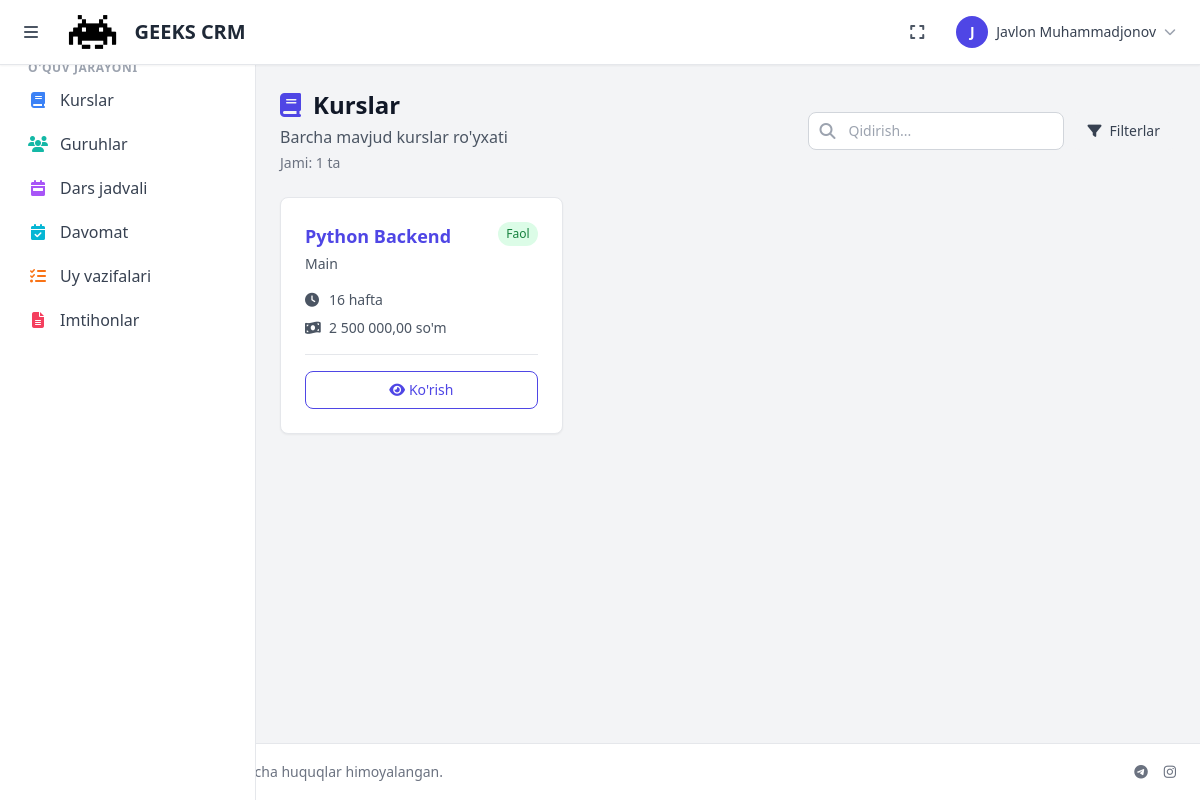
The page /courses/ (signed in) on the database its author committed.
### accounts/models.py (models this page shows, shortened)
class User(AbstractUser):
    ROLE_CHOICES = [
        ('admin', 'Administrator'),
        ('manager', 'Menejer'),
        ('mentor', 'Mentor'),
        ('student', "O'quvchi"),
        ('accountant', 'Buxgalter'),
        ('sales', 'Sotuvchi'),
        ('sales_manager', 'Sotuvchilar menejeri'),
    ]
    role = models.CharField(max_length=20, choices=ROLE_CHOICES, default='student', verbose_name='Rol')
    phone = models.CharField(max_length=20, blank=True, null=True, verbose_name='Telefon')
    telegram_id = models.BigIntegerField(blank=True, null=True, unique=True, verbose_name='Telegram ID')
    telegram_username = models.CharField(max_length=100, blank=True, null=True, verbose_name='Telegram username')
    avatar = models.ImageField(upload_to='avatars/', blank=True, null=True, verbose_name='Avatar')
    is_active = models.BooleanField(default=True, verbose_name='Faol')
    created_at = models.DateTimeField(auto_now_add=True, verbose_name='Yaratilgan sana')
    updated_at = models.DateTimeField(auto_now=True, verbose_name='Yangilangan sana')
    class Meta:
        verbose_name = 'Foydalanuvchi'
        verbose_name_plural = 'Foydalanuvchilar'
        ordering = ['-created_at']
        indexes = [
            models.Index(fields=['role', 'is_active']),
            models.Index(fields=['telegram_id']),
            models.Index(fields=['created_at']),
        ]
    def get_full_name(self):
        return f"{self.first_name} {self.last_name}"
    @property
    def is_admin(self):
        return self.role == 'admin' or self.is_superuser
    @property
    def is_manager(self):
        return self.role == 'manager'
    @property
    def is_mentor(self):
        return self.role == 'mentor'
    @property
    def is_student(self):
        return self.role == 'student'

class Branch(models.Model):
    name = models.CharField(max_length=200, verbose_name='Nomi')
    address = models.TextField(blank=True, null=True, verbose_name='Manzil')
    phone = models.CharField(max_length=20, blank=True, null=True, verbose_name='Telefon')
    email = models.EmailField(blank=True, null=True, verbose_name='Email')
    is_active = models.BooleanField(default=True, verbose_name='Faol')
    created_at = models.DateTimeField(auto_now_add=True, verbose_name='Yaratilgan sana')
    updated_at = models.DateTimeField(auto_now=True, verbose_name='Yangilangan sana')
    class Meta:
        verbose_name = 'Filial'
        verbose_name_plural = 'Filiallar'
        ordering = ['name']

### courses/models.py (models this page shows, shortened)
class Course(models.Model):
    name = models.CharField(max_length=200)
    description = models.TextField(blank=True, null=True)
    branch = models.ForeignKey(Branch, on_delete=models.CASCADE, related_name='courses')
    duration_weeks = models.IntegerField(default=12)  # Haftalar soni
    price = models.DecimalField(max_digits=10, decimal_places=2, default=0.00)
    is_active = models.BooleanField(default=True)
    created_at = models.DateTimeField(auto_now_add=True)
    updated_at = models.DateTimeField(auto_now=True)
    class Meta:
        verbose_name = 'Kurs'
        verbose_name_plural = 'Kurslar'
        ordering = ['name']
        indexes = [
            models.Index(fields=['is_active', 'branch']),
        ]

### courses/views.py (the view)
# urls.py: path('', views.CourseListView.as_view(), name='course_list'),
class CourseListView(LoginRequiredMixin, ListView):
    model = Course
    template_name = 'courses/course_list.html'
    context_object_name = 'courses'
    paginate_by = 20
    def get_queryset(self):
        queryset = Course.objects.select_related('branch')
        if self.request.user.is_student:
            student_groups = Group.objects.filter(students=self.request.user, is_active=True)
            course_ids = student_groups.values_list('course_id', flat=True).distinct()
            queryset = queryset.filter(id__in=course_ids)
        elif self.request.user.is_mentor:
            mentor_groups = Group.objects.filter(mentor=self.request.user, is_active=True)
            course_ids = mentor_groups.values_list('course_id', flat=True).distinct()
            queryset = queryset.filter(id__in=course_ids)
        branch = self.request.GET.get('branch')
        if branch:
            queryset = queryset.filter(branch_id=branch)
        status = self.request.GET.get('status')
        if status == 'active':
            queryset = queryset.filter(is_active=True)
        elif status == 'inactive':
            queryset = queryset.filter(is_active=False)
        else:
            queryset = queryset.filter(is_active=True)
        return queryset.order_by('name')
    def get_context_data(self, **kwargs):
        context = super().get_context_data(**kwargs)
        context['branches'] = Branch.objects.all()
        context['total_courses'] = Course.objects.count()
        context['active_courses'] = Course.objects.filter(is_active=True).count()
        context['stats'] = [
            {'label': 'Jami kurslar', 'value': context['total_courses'], 'icon': 'fas fa-book', 'color': 'text-indigo-600'},
            {'label': 'Faol kurslar', 'value': context['active_courses'], 'icon': 'fas fa-check-circle', 'color': 'text-green-600'},
        ]
        user = self.request.user
        context['can_create'] = user.is_superuser or (hasattr(user, 'is_admin') and user.is_admin) or (hasattr(user, 'is_manager') and user.is_manager)
        context['can_edit'] = context['can_create']
        context['can_delete'] = context['can_create']
        return context

### templates/courses/course_list.html (shortened to what this page needs)
{% extends 'base.html' %}
{% load static %}
{% load humanize %}
{% block content %}
{% with text_color='text-indigo-600' bg_color='bg-indigo-600' hover_bg='hover:bg-indigo-700' ring_color='ring-indigo-500' bg_light='bg-indigo-50' border_color='border-indigo-200' text_dark='text-indigo-900' %}
<div class="space-y-6" x-data="{
    showFilters: false,
    selectedItems: [],
    showBulkActions: false,
    searchQuery: '{{ request.GET.search|default:"" }}'
}">
    <div class="flex flex-col sm:flex-row sm:items-center sm:justify-between gap-4">
        <div>
            <h1 class="text-2xl font-bold text-gray-900 flex items-center gap-3">
                <i class="fas fa-book {{ text_color }}"></i>
                {% if user.role == 'student' %}Mening kurslarim{% else %}Kurslar{% endif %}
            </h1>
            <p class="text-gray-600 mt-1">
                {% if user.role == 'student' %}Siz o'qiyotgan barcha kurslar{% else %}Barcha mavjud kurslar ro'yxati{% endif %}
            </p>
            {% if courses %}<p class="text-sm text-gray-500 mt-1">Jami: {{ courses|length }} ta</p>{% endif %}
        </div>
        <div class="flex flex-wrap gap-2">
            <div class="relative flex-1 sm:flex-initial sm:w-64">
                <i class="fas fa-search absolute left-3 top-1/2 transform -translate-y-1/2 text-gray-400"></i>
                <input type="text"
                       x-model="searchQuery"
                       placeholder="Qidirish..."
                       class="w-full pl-10 pr-4 py-2 border border-gray-300 rounded-lg focus:ring-2 {{ ring_color }} focus:border-transparent text-sm">
            </div>
            <button @click="showFilters = !showFilters"
                    class="px-4 py-2 bg-gray-100 hover:bg-gray-200 text-gray-700 rounded-lg transition text-sm flex items-center gap-2">
                <i class="fas fa-filter"></i>
                <span class="hidden sm:inline">Filterlar</span>
            </button>
        </div>
    </div>
    {% if courses %}
    <div class="grid grid-cols-1 md:grid-cols-2 lg:grid-cols-3 gap-6">
        {% for course in courses %}
        <div class="bg-white rounded-lg shadow-sm border hover:shadow-md transition overflow-hidden">
            <div class="p-6">
                <div class="flex items-start justify-between mb-4">
                    <div class="flex-1">
                        <h3 class="text-lg font-bold text-gray-900 mb-1">
                            <a href="{% url 'courses:course_detail' course.pk %}" class="hover:{{ text_dark }} {{ text_color }}">
                                {{ course.name }}
                            </a>
                        </h3>
                        {% if course.branch %}
                        <p class="text-sm text-gray-600">{{ course.branch.name }}</p>
                        {% endif %}
                    </div>
                    <span class="px-2 py-1 text-xs rounded-full {% if course.is_active %}bg-green-100 text-green-700{% else %}bg-gray-100 text-gray-700{% endif %}">
                        {% if course.is_active %}Faol{% else %}Nofaol{% endif %}
                    </span>
                </div>
                <div class="space-y-2 text-sm text-gray-600 mb-4">
                    {% if course.duration_weeks %}
                    <div class="flex items-center gap-2">
                        <i class="fas fa-clock w-4"></i>
                        <span>{{ course.duration_weeks }} hafta</span>
                    </div>
                    {% endif %}
                    {% if course.price %}
                    <div class="flex items-center gap-2">
                        <i class="fas fa-money-bill-wave w-4"></i>
                        <span>{{ course.price|intcomma }} so'm</span>
                    </div>
                    {% endif %}
                </div>
                <div class="flex items-center gap-2 pt-4 border-t border-gray-200">
                    <a href="{% url 'courses:course_detail' course.pk %}"
                       class="flex-1 text-center px-3 py-2 text-sm {{ text_color }} hover:{{ text_dark }} border border-current rounded-lg transition">
                        <i class="fas fa-eye mr-1"></i>Ko'rish
                    </a>
                </div>
            </div>
        </div>
        {% endfor %}
    </div>
    {% endif %}
</div>
{% endwith %}
{% endblock %}

### templates/base.html (shortened to what this page needs)
{% load static %}
{% load humanize %}
{% load crud_tags %}
<!DOCTYPE html>
<html lang="uz">
<head>
    <script src="https://cdn.tailwindcss.com"></script>
    <link href="https://cdnjs.cloudflare.com/ajax/libs/font-awesome/6.5.1/css/all.min.css" rel="stylesheet">
</head>
<body class="bg-gray-100 min-h-screen flex flex-col">
    <nav class="bg-white shadow-sm border-b border-gray-200 sticky top-0 z-40">
        <div class="max-w-full mx-auto px-4">
            <div class="flex items-center justify-between h-16">
                <div class="flex items-center gap-4">
                    <button id="sidebarToggle" class="p-2 rounded-lg hover:bg-gray-100 transition"
                            onclick="toggleSidebar()" title="Sidebar'ni yashirish/ko'rsatish">
                        <i class="fas fa-bars text-gray-600"></i>
                    </button>
                    <a href="{% url 'dashboard' %}" class="flex items-center gap-3">
                        <img src="{% static 'img/logo_dark.png' %}" alt="Logo" class="h-10 w-auto" onerror="this.style.display='none'">
                        <span class="text-xl font-bold text-gray-800">GEEKS CRM</span>
                    </a>
                </div>
                {% if user.is_authenticated %}
                <div class="flex items-center gap-4">
                    <button id="fullscreenToggle" class="p-2 rounded-lg hover:bg-gray-100 transition hidden sm:block"
                            onclick="toggleFullscreen()" title="To'liq ekran rejimi">
                        <i class="fas fa-expand text-gray-600"></i>
                    </button>
                    <div class="relative" x-data="{open: false}">
                        <button @click="open = !open" class="flex items-center gap-2 p-2 rounded-lg hover:bg-gray-100">
                            <div class="w-8 h-8 bg-indigo-600 rounded-full flex items-center justify-center text-white text-sm font-bold">
                                {{ user.first_name.0|upper|default:user.username.0|upper }}
                            </div>
                            <span class="hidden sm:block text-sm font-medium text-gray-700">{{ user.get_full_name|default:user.username }}</span>
                            <i class="fas fa-chevron-down text-gray-400 text-xs"></i>
                        </button>
                    </div>
                </div>
                {% else %}
                <a href="{% url 'accounts:login' %}" class="px-4 py-2 bg-indigo-600 text-white rounded-lg hover:bg-indigo-700">
                    Kirish
                </a>
                {% endif %}
            </div>
        </div>
    </nav>
    <div class="flex flex-1">
        {% if user.is_authenticated %}
        <aside id="sidebar" class="w-64 bg-white border-r border-gray-200 fixed inset-y-0 left-0 z-30 transform -translate-x-full lg:translate-x-0 transition-transform duration-200 pt-16 lg:pt-0">
            <nav class="p-4 space-y-1 overflow-y-auto h-full">
                <a href="{% url 'dashboard' %}" class="flex items-center gap-3 px-3 py-2 rounded-lg text-gray-700 hover:bg-gray-100 {% if request.path == '/' %}bg-indigo-50 text-indigo-700{% endif %}">
                    <span>Dashboard</span>
                </a>
                {% if user.role == 'admin' or user.role == 'manager' or user.role == 'mentor' %}
                <p class="text-xs font-semibold text-gray-400 uppercase tracking-wider mt-6 mb-2 px-3">O'quv jarayoni</p>
                <a href="{% url 'courses:course_list' %}" class="flex items-center gap-3 px-3 py-2 rounded-lg text-gray-700 hover:bg-gray-100">
                    <i class="fas fa-book w-5 text-center text-blue-500"></i>
                    <span>Kurslar</span>
                </a>
                <a href="{% url 'courses:group_list' %}" class="flex items-center gap-3 px-3 py-2 rounded-lg text-gray-700 hover:bg-gray-100">
                    <i class="fas fa-users w-5 text-center text-teal-500"></i>
                    <span>Guruhlar</span>
                </a>
                <a href="{% url 'schedule:timetable' %}" class="flex items-center gap-3 px-3 py-2 rounded-lg text-gray-700 hover:bg-gray-100">
                    <i class="fas fa-calendar-week w-5 text-center text-purple-500"></i>
                    <span>Dars jadvali</span>
                </a>
                <a href="{% url 'attendance:attendance_list' %}" class="flex items-center gap-3 px-3 py-2 rounded-lg text-gray-700 hover:bg-gray-100">
                    <i class="fas fa-calendar-check w-5 text-center text-cyan-500"></i>
                    <span>Davomat</span>
                </a>
                <a href="{% url 'homework:homework_list' %}" class="flex items-center gap-3 px-3 py-2 rounded-lg text-gray-700 hover:bg-gray-100 relative">
                    <i class="fas fa-tasks w-5 text-center text-orange-500"></i>
                    <span>Uy vazifalari</span>
                </a>
                <a href="{% url 'exams:exam_list' %}" class="flex items-center gap-3 px-3 py-2 rounded-lg text-gray-700 hover:bg-gray-100">
                    <i class="fas fa-file-alt w-5 text-center text-rose-500"></i>
                    <span>Imtihonlar</span>
                </a>
                {% endif %}
            </nav>
        </aside>
        {% endif %}
        <main id="mainContent" class="flex-1 p-4 sm:p-6 transition-all duration-200" style="min-height: 0;">
            {% block content %}{% endblock %}
        </main>
    </div>
    <footer class="bg-white border-t border-gray-200 py-4 px-6 mt-auto">
        <div class="flex flex-col md:flex-row justify-between items-center gap-2 text-sm text-gray-500">
            <div class="flex items-center gap-2">
                <span>&copy; 2024 GEEKS Academy. Barcha huquqlar himoyalangan.</span>
            </div>
            <div class="flex items-center gap-4">
                <a href="#" class="hover:text-gray-700"><i class="fab fa-telegram"></i></a>
                <a href="#" class="hover:text-gray-700"><i class="fab fa-instagram"></i></a>
            </div>
        </div>
    </footer>
</body>
</html>

### rows shown on the page
User: first_name.0 "J", get_full_name "Javlon Muhammadjonov"
Course: name "Python Backend", branch.name "Main", is_active "Faol", duration_weeks "16", price "2 500 000,00"

### other values the page prints
{{ courses|length }} "1"
